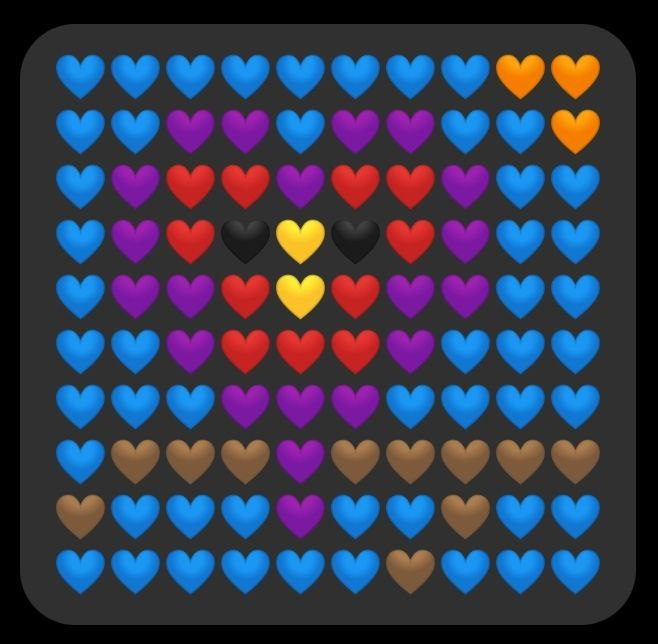
#> input picture Beta example.jpg, 658 x 644 px
$ python -i Converter.py   (imports and definitions only)
#> lines starting #> are read from the running program, lines starting #| are printed output that depends on the picture
#> the answer given: 1
def converter():
    from PIL import Image
    def Universal():
        line = int(input('Enter count of numbers in the line >>>> ')) #Numbers in line
#> the answer given: 3
        if (line%2)==0:
            lineY = int(line/2)
        else:
            ost=line%2
            lineY = int((line/2)-ost)
        image = str(input('Enter location of the picture >>>')) #File location
#> the answer given: ../Beta example.jpg
        picture = Image.open(image)
#> picture is the input picture: PIL image 658x644 RGB; mean R, G, B 55.3, 58.1, 80.1
        size = (line, lineY)
        grayscale = picture.convert('L')
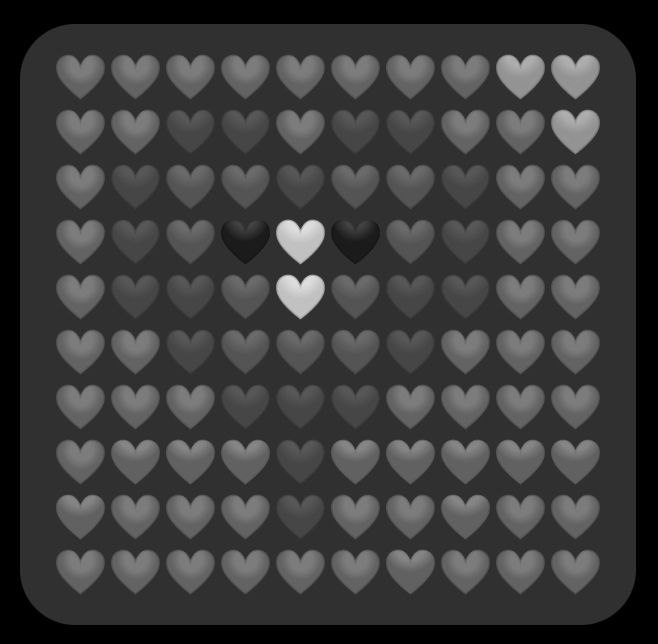
#> grayscale: PIL image 658x644 L; min 0, max 233, mean 59.8
        picture = grayscale
#> (the run stopped early here; a loop or call above may not have finished)
